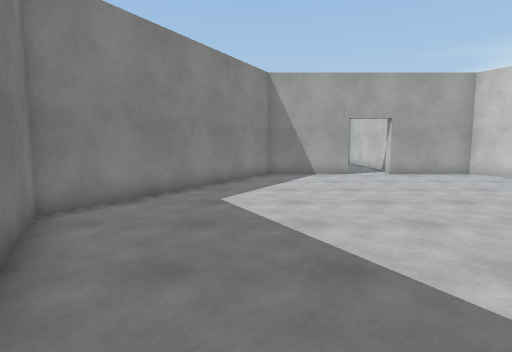
View 1 (above)

19 first-person views from a walk through a Unity game level. The camera is 1.4 m above the floor, tilts 6° down and sees 80° across. The floor is counted in squares, 1 m on a side. Each view is taken from the middle of a square. On the plan, view 1 faces up. The plan holds only what a view shows up to about 14 squares ahead; the rest is blank. The place goes on beyond the plan. The player is left out. Surface patterns are stand-ins for the level's own textures.

View 2
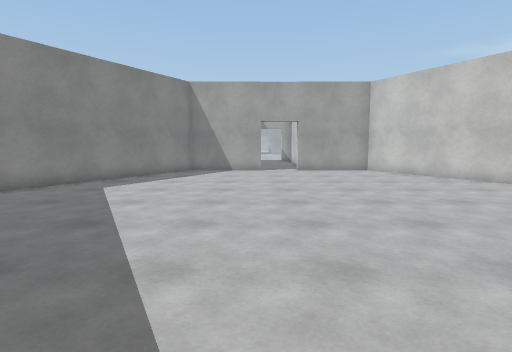

View 3
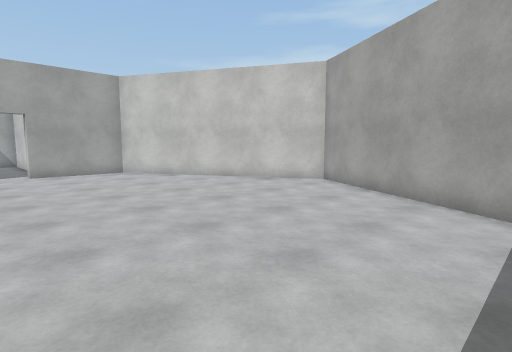

View 4
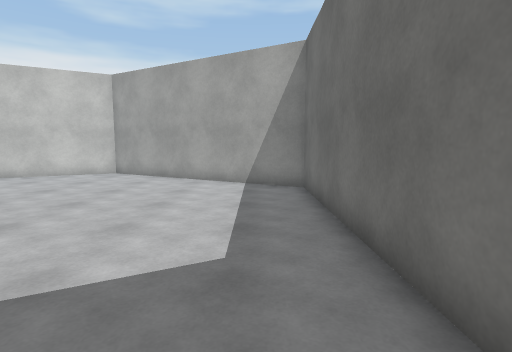

View 5
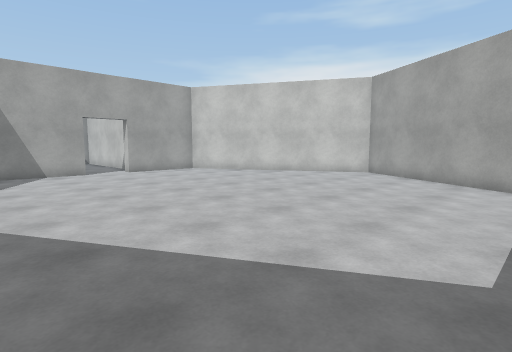

View 6
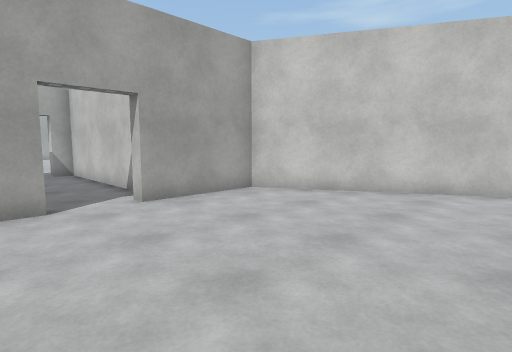

View 7
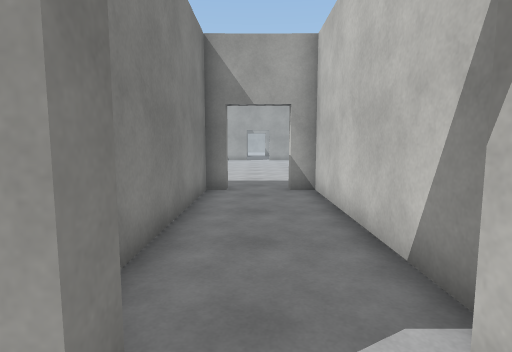

View 8
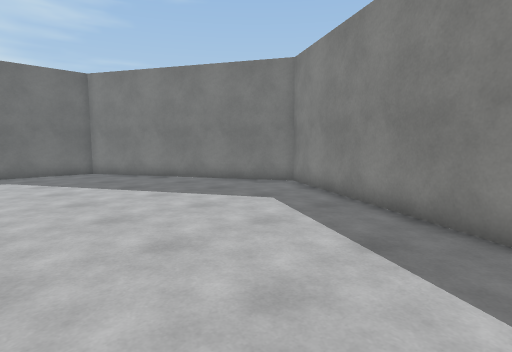

View 9
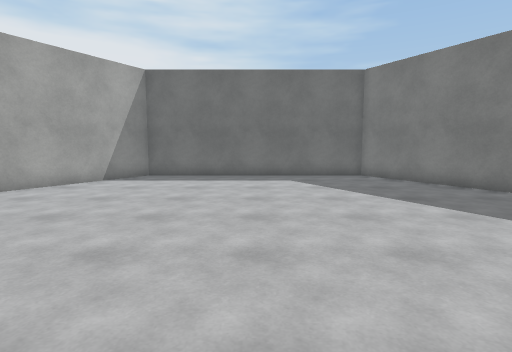

View 10
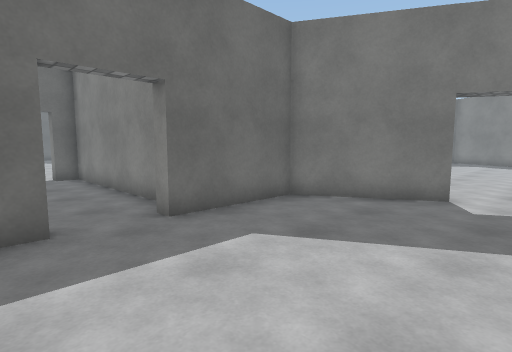

View 11
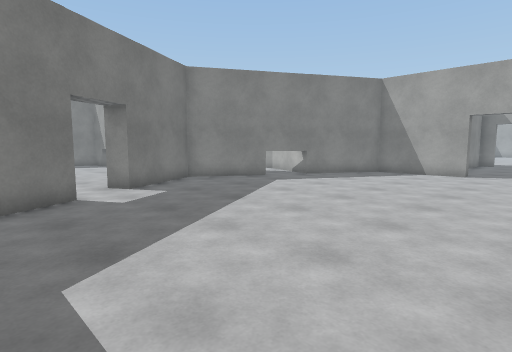

View 12
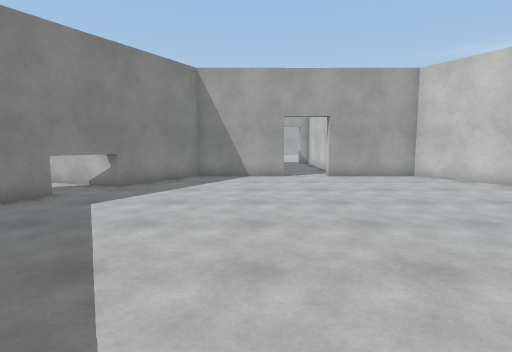

View 13
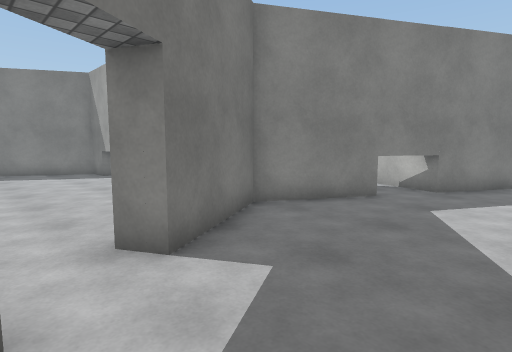

View 14
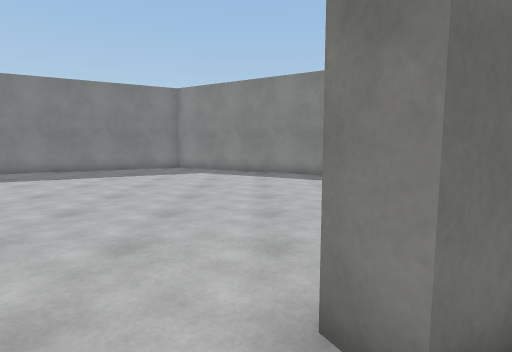

View 15
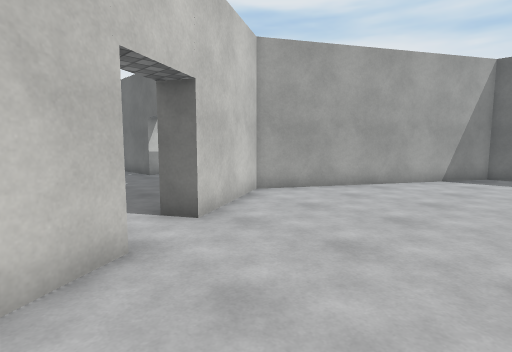

View 16
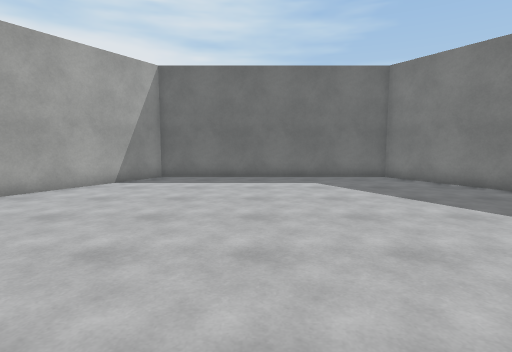

View 17
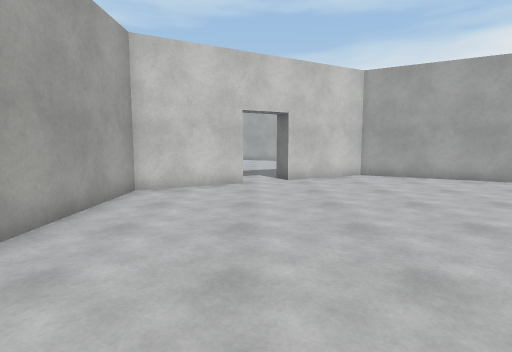

View 18
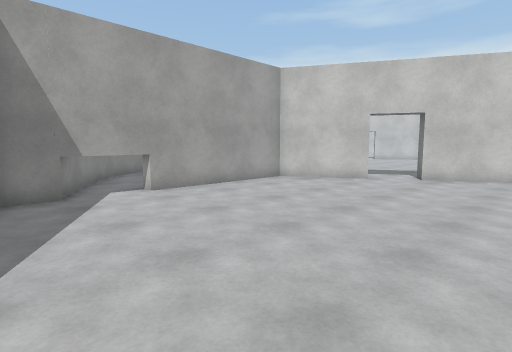

View 19
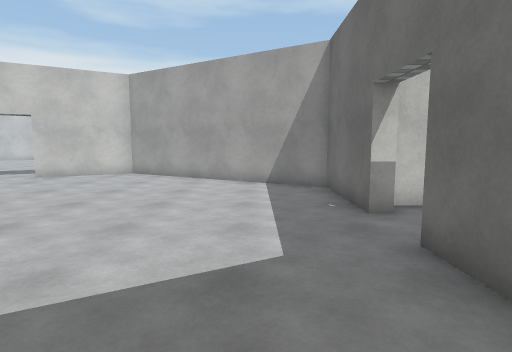

### Floor plan
Points are (right, up) in squares from view 1. A wall is a line through its corners. A room is listed if a view was taken in it or the views show most of it. See-through windows are left out.
Room 1 (views 1, 2, 3, 4, 5, 6, 7, 8, 9)
walls: (6.8, 15.4) (6.8, 22.2) (6, 22.2); (13.6, 7.5) (9.9, 14.1) (6.2, 14.1) (6.2, 14.6); (4.1, 22.2) (3.5, 22.2) (3.5, 14.6) (4.3, 14.6) (4.3, 14.1) (0.6, 14.1) (-4.2, 5.8) (0.3, -2.5) (9.8, -2.5) (13.5, 4)
ways out: opening at (5, 22.5) to room 2
Room 2 (views 10, 11, 12, 13, 14, 19)
walls: (4.2, 39.2) (0.5, 39.2) (-4.2, 31.1) (-2.4, 27.9) (-3.1, 27.5); (11.6, 36.2) (9.9, 39.2) (6.1, 39.2); (13.6, 32.6) (12.7, 34.2); (6, 22.2) (6, 22.7) (9.8, 22.7) (13.5, 29.2); (-2.2, 25.8) (-1.5, 26.1) (0.4, 22.7) (4.1, 22.7) (4.1, 22.2)
ways out: opening at (5, 22.5) to room 1; opening at (-3, 27) to room 3; opening at (13, 36)
Room 3 (views 15, 16, 17, 18)
walls: (-3.1, 27.5) (-4.9, 30.6) (-14.3, 30.6) (-15.5, 28.5); (-15.5, 16) (-14.5, 14.1) (-5, 14.1) (-0.3, 22.3) (-2.2, 25.8)
ways out: opening at (-3, 27) to room 2

Where each view was taken, in squares from view 1:
view 1: 0 up, 0 right, facing up
view 2: 2 down, 4 right, facing up
view 3: 1 down, 4 right, facing up-right
view 4: 1 down, 0 right, facing right
view 5: 1 down, 0 right, facing up-right
view 6: 7 up, 3 right, facing up-right
view 7: 13 up, 5 right, facing up
view 8: 13 up, 5 right, facing down-left
view 9: 11 up, 5 right, facing down
view 10: 28 up, 7 right, facing down-left
view 11: 24 up, 7 right, facing up-left
view 12: 26 up, 3 right, facing up
view 13: 26 up, 1 right, facing up-left
view 14: 27 up, 1 left, facing left
view 15: 29 up, 7 left, facing down-right
view 16: 27 up, 9 left, facing down
view 17: 27 up, 14 left, facing right
view 18: 22 up, 15 left, facing up-right
view 19: 25 up, 0 right, facing right
